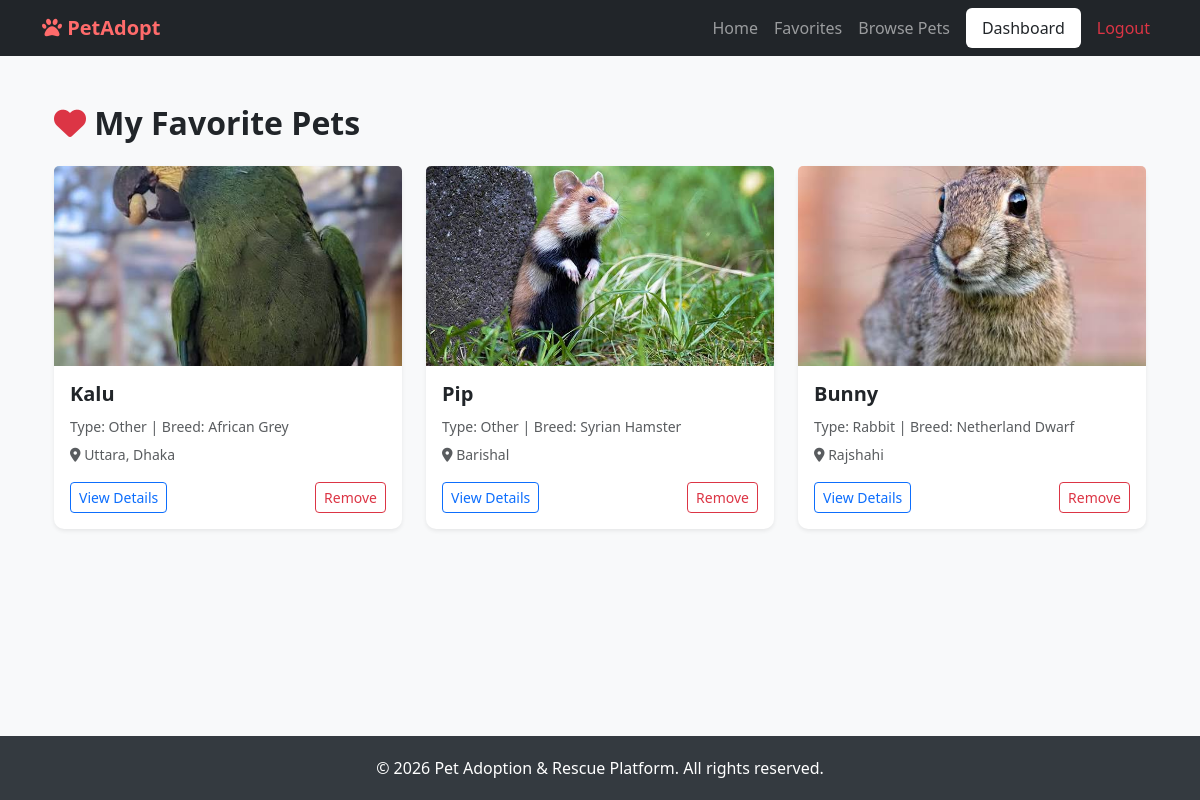
Page /favorites/ (signed in) on the committed database.
### pets/models.py (models this page shows, shortened)
class Favorite(models.Model):
    user = models.ForeignKey(User, on_delete=models.CASCADE)
    pet = models.ForeignKey(Pet, on_delete=models.CASCADE)
    created_at = models.DateTimeField(auto_now_add=True)
    class Meta:
        unique_together = ('user', 'pet')

class Pet(models.Model):
    ANIMAL_TYPES = (
        ('Dog', 'Dog'),
        ('Cat', 'Cat'),
        ('Bird', 'Bird'),
        ('Rabbit', 'Rabbit'),
        ('Other', 'Other'),
    )
    GENDER_CHOICES = (
        ('Male', 'Male'),
        ('Female', 'Female'),
    )
    STATUS_CHOICES = (
        ('Available', 'Available'),
        ('Adopted', 'Adopted'),
    )
    name = models.CharField(max_length=100)
    animal_type = models.CharField(max_length=50, choices=ANIMAL_TYPES)
    breed = models.CharField(max_length=100)
    age = models.CharField(max_length=50)
    gender = models.CharField(max_length=20, choices=GENDER_CHOICES)
    location = models.CharField(max_length=100)
    description = models.TextField()
    image = models.ImageField(upload_to='pet_images/')
    status = models.CharField(max_length=20, choices=STATUS_CHOICES, default='Available')
    created_at = models.DateTimeField(auto_now_add=True)

### pets/views.py (the view)
# urls.py: path('favorites/', favorite_list_view, name='favorite_list'),
@login_required
def favorite_list_view(request):
    favorites = Favorite.objects.filter(user=request.user).select_related('pet')
    return render(request, 'favorite_list.html', {'favorites': favorites})

### templates/favorite_list.html (shortened to what this page needs)
{% extends 'base.html' %}
{% block content %}
<div class="container my-4">
    <h2 class="fw-bold mb-4"><i class="fas fa-heart text-danger"></i> My Favorite Pets</h2>
    <div class="row row-cols-1 row-cols-md-3 g-4">
        {% for fav in favorites %}
        <div class="col">
            <div class="card h-100 shadow-sm">
                {% if fav.pet.image %}
                    <img src="{{ fav.pet.image.url }}" class="card-img-top" alt="{{ fav.pet.name }}" style="height: 200px; object-fit: cover;">
                {% else %}
                    <img src="https://via.placeholder.com/300x200?text=No+Image" class="card-img-top" alt="No image">
                {% endif %}
                <div class="card-body">
                    <h5 class="card-title fw-bold">{{ fav.pet.name }}</h5>
                    <p class="card-text text-muted mb-1"><small>Type: {{ fav.pet.animal_type }} | Breed: {{ fav.pet.breed }}</small></p>
                    <p class="card-text text-muted mb-3"><small><i class="fas fa-map-marker-alt"></i> {{ fav.pet.location }}</small></p>
                    <div class="d-flex justify-content-between">
                        <a href="{% url 'pet_detail' fav.pet.pk %}" class="btn btn-outline-primary btn-sm">View Details</a>
                        <a href="{% url 'toggle_favorite' fav.pet.pk %}" class="btn btn-outline-danger btn-sm">Remove</a>
                    </div>
                </div>
            </div>
        </div>
        {% empty %}
        <div class="col-12 text-center py-5">
            <h4 class="text-muted">You haven't added any favorite pets yet!</h4>
            <a href="{% url 'pet_list' %}" class="btn btn-primary mt-3">Browse Pets</a>
        </div>
        {% endfor %}
    </div>
</div>
{% endblock %}

### templates/base.html (style rules this page uses)
html, body { height: 100%; margin: 0; }
body { background-color: #f8f9fa; font-family: 'Segoe UI', Tahoma, Geneva, Verdana, sans-serif; display: flex; flex-direction: column; min-height: 100vh; }
.card { transition: transform 0.2s; border: none; border-radius: 10px; box-shadow: 0 4px 6px rgba(0,0,0,0.05); }

### rows in the picture
Favorite: pet.image (picture), pet.name "Kalu", pet.animal_type "Other", pet.breed "African Grey", pet.location "Uttara, Dhaka"
Favorite: pet.image (picture), pet.name "Pip", pet.animal_type "Other", pet.breed "Syrian Hamster", pet.location "Barishal"
Favorite: pet.image (picture), pet.name "Bunny", pet.animal_type "Rabbit", pet.breed "Netherland Dwarf", pet.location "Rajshahi"
